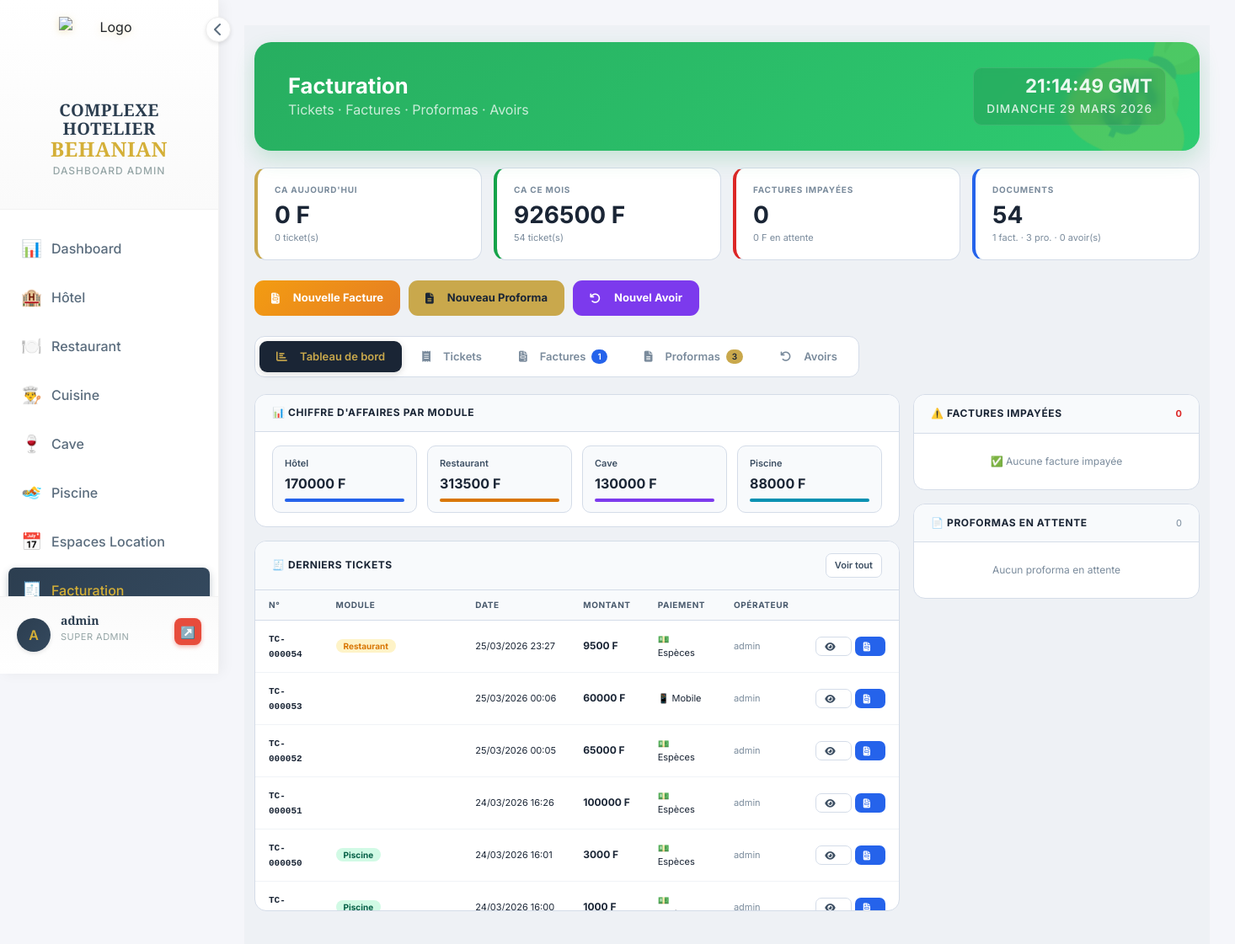
Before: /facturation/ (signed in) with the older database file.
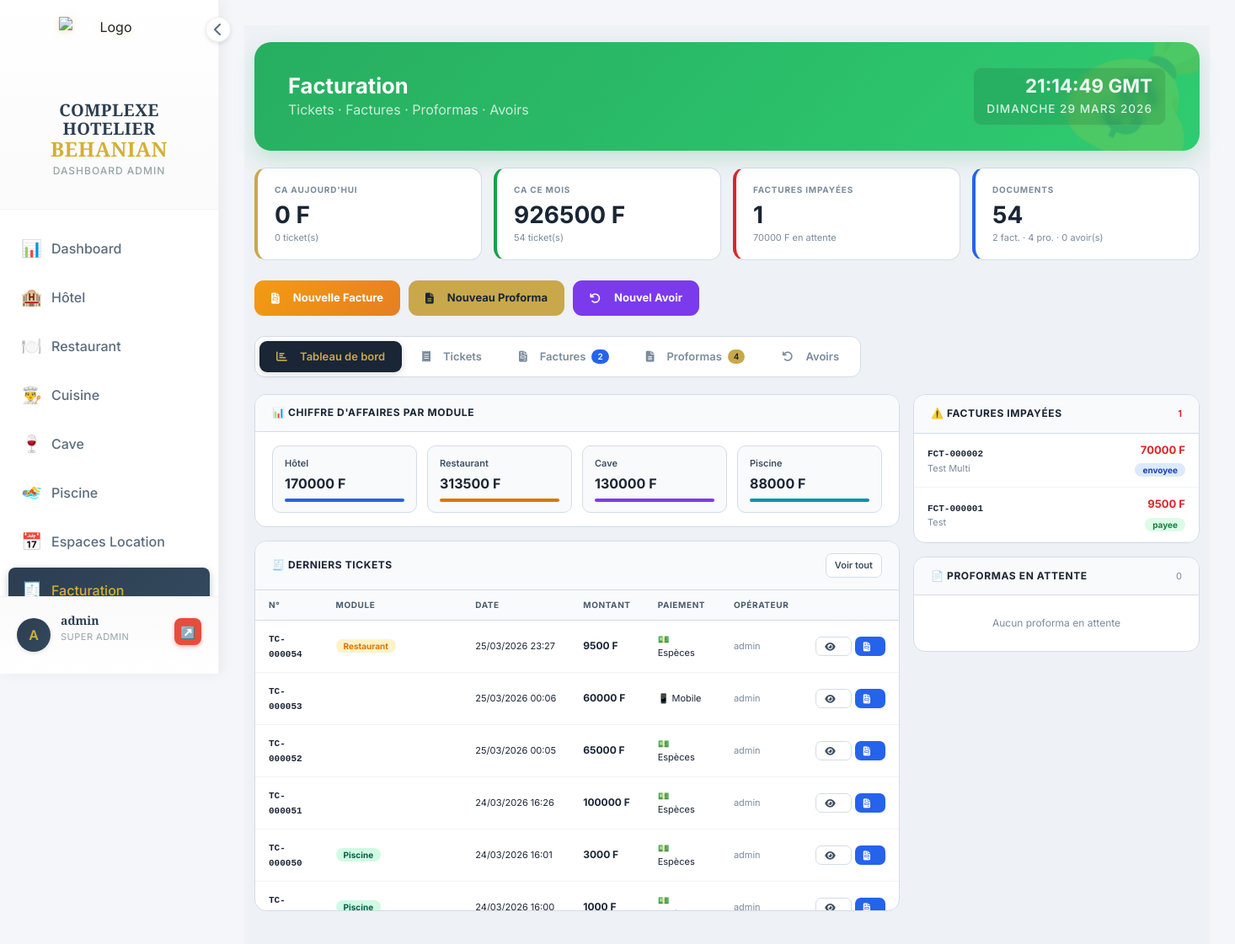
After: the same page with the newer database file.
### facturation/models.py (models this page shows, shortened)
class Ticket(models.Model):
    MODULE_CHOICES = [
        ('hotel', 'Hôtel'),
        ('restaurant', 'Restaurant'),
        ('caisse', 'Caisse'),
        ('piscine', 'Piscine'),
        ('cave', 'Cave'),
        ('espace', 'Espaces Événementiels'),
        ('autre', 'Autre'),
    ]
    numero = models.CharField(max_length=50, unique=True)
    module = models.CharField(max_length=20, choices=MODULE_CHOICES)
    date_creation = models.DateTimeField(default=timezone.now)
    montant_total = models.DecimalField(max_digits=10, decimal_places=2)
    client = models.ForeignKey(Client, on_delete=models.SET_NULL, null=True, blank=True)
    PAIEMENT_CHOICES = [
        ('especes', 'Espèces'),
        ('mobile_money', 'Mobile Money'),
        ('orange_money', 'Orange Money'),
        ('wave', 'Wave'),
        ('moov_money', 'Moov Money'),
        ('mtn_money', 'MTN Mobile Money'),
        ('carte_bancaire', 'Carte Bancaire'),
        ('carte', 'Carte Bancaire'), # Alias pour compatibilité
        ('cheque', 'Chèque'),
        ('virement', 'Virement'),
        ('cave', 'Cave'),
        ('autre', 'Autre'),
    ]
    mode_paiement = models.CharField(max_length=50, choices=PAIEMENT_CHOICES, default='especes')
    montant_paye = models.DecimalField(max_digits=10, decimal_places=2, default=0)
    cree_par = models.ForeignKey(User, on_delete=models.SET_NULL, null=True, blank=True)
    contenu = models.TextField(help_text="Contenu détaillé du ticket")
    imprime = models.BooleanField(default=False)
    date_impression = models.DateTimeField(blank=True, null=True)
    est_duplicata = models.BooleanField(default=False, help_text="Indique si c'est une réimpression")
    objet_id = models.IntegerField(blank=True, null=True, help_text="ID de l'objet dans le module d'origine")
    class Meta:
        ordering = ['-date_creation']

class Facture(models.Model):
    STATUT_CHOICES = [
        ('draft', 'Brouillon'),
        ('sent', 'Envoyée'),
        ('paid', 'Payée'),
        ('cancelled', 'Annulée'),
    ]
    numero = models.CharField(max_length=20, unique=True)
    client = models.ForeignKey(Client, on_delete=models.CASCADE)
    date_creation = models.DateTimeField(default=timezone.now)
    date_facturation = models.DateField(default=timezone.now)
    date_echeance = models.DateField(blank=True, null=True)
    statut = models.CharField(max_length=20, choices=STATUT_CHOICES, default='draft')
    sous_total = models.DecimalField(max_digits=10, decimal_places=2, default=Decimal('0.00'))
    remise = models.DecimalField(max_digits=10, decimal_places=2, default=Decimal('0.00'))
    taux_tva = models.DecimalField(max_digits=5, decimal_places=2, default=Decimal('20.00'))
    montant_tva = models.DecimalField(max_digits=10, decimal_places=2, default=Decimal('0.00'))
    total = models.DecimalField(max_digits=10, decimal_places=2, default=Decimal('0.00'))
    montant_paye = models.DecimalField(max_digits=10, decimal_places=2, default=Decimal('0.00'))
    date_paiement = models.DateTimeField(blank=True, null=True)
    cree_par = models.ForeignKey(User, on_delete=models.SET_NULL, null=True)
    notes = models.TextField(blank=True)
    class Meta:
        ordering = ['-date_creation']

class Client(models.Model):
    nom = models.CharField(max_length=100)
    prenom = models.CharField(max_length=100, blank=True)
    email = models.EmailField(blank=True)
    telephone = models.CharField(max_length=20, blank=True)
    adresse = models.TextField(blank=True)
    nif = models.CharField(max_length=50, blank=True, verbose_name="NIF")
    stat = models.CharField(max_length=50, blank=True, verbose_name="STAT")
    class Meta:
        ordering = ['nom', 'prenom']

### facturation/views.py (the view)
# urls.py: path('', views.boite_nuit_index, name='index'),
@require_module_access('facturation')
def index(request):
    from django.utils import timezone
    from django.db.models import Sum, Count, Q
    today = timezone.now().date()
    tickets_jour = Ticket.objects.filter(date_creation__date=today)
    ca_jour = tickets_jour.aggregate(s=Sum('montant_total'))['s'] or 0
    tickets_mois = Ticket.objects.filter(
        date_creation__month=today.month, date_creation__year=today.year
    )
    ca_mois = tickets_mois.aggregate(s=Sum('montant_total'))['s'] or 0
    factures_impayees = Facture.objects.filter(statut__in=['envoyee','en_attente'])
    montant_impaye = factures_impayees.aggregate(s=Sum('total'))['s'] or 0
    tickets_recents = Ticket.objects.select_related('client','cree_par').order_by('-date_creation')[:50]
    ca_par_module = {}
    for m, l in [('hotel','Hôtel'),('restaurant','Restaurant'),('cave','Cave'),('piscine','Piscine'),('caisse','Caisse'),('autre','Autre')]:
        ca = Ticket.objects.filter(module=m).aggregate(s=Sum('montant_total'))['s'] or 0
        if ca > 0:
            ca_par_module[l] = int(ca)
    recent_factures = Facture.objects.select_related('client').order_by('-date_creation')[:8]
    recent_proformas = Proforma.objects.select_related('client').order_by('-date_creation')[:8]
    recent_avoirs = Avoir.objects.select_related('client').order_by('-date_creation')[:8]
    services = Service.objects.all()
    services_json = json.dumps([{'id': s.id, 'nom': s.nom} for s in services])
    clients = Client.objects.all().order_by('nom')
    context = {
        'ca_jour': int(ca_jour),
        'ca_mois': int(ca_mois),
        'nb_tickets_jour': tickets_jour.count(),
        'nb_tickets_mois': tickets_mois.count(),
        'nb_factures_impayees': factures_impayees.count(),
        'montant_impaye': int(montant_impaye),
        'nb_proformas': Proforma.objects.filter(statut='en_attente').count(),
        'nb_avoirs': Avoir.objects.filter(statut='en_attente').count(),
        'tickets_recents': tickets_recents,
        'ca_par_module': ca_par_module,
        'recent_factures': recent_factures,
        'recent_proformas': recent_proformas,
        'recent_avoirs': recent_avoirs,
        'total_tickets': Ticket.objects.count(),
        'total_factures': Facture.objects.count(),
        'total_proformas': Proforma.objects.count(),
        'total_avoirs': Avoir.objects.count(),
        'services': services,
        'services_json': services_json,
        'clients': clients,
    }
    return render(request, 'facturation/index.html', context)

### utils/permissions.py (called while the page is built, shortened)
def get_user_groups(user):
    return list(user.groups.values_list('name', flat=True))

def user_has_access(user, module):
    if not user.is_authenticated:
        return False
    if user.is_superuser:
        return True

def require_module_access(module):
    def decorator(view_func):
        @wraps(view_func)
        @login_required
        def wrapper(request, *args, **kwargs):
            if not user_has_access(request.user, module):
                messages.error(request,
                    "Accès refusé — vous n'avez pas les droits pour accéder à ce module.")
                return redirect('dashboard:index')
            return view_func(request, *args, **kwargs)
        return wrapper
    return decorator

def get_accessible_modules(user):
    if user.is_superuser:
        return ['dashboard', 'hotel', 'restaurant', 'bar', 'cuisine',
                'piscine', 'boite_nuit', 'espaces', 'caisse', 'facturation',
                'parametres', 'users']

### templates/facturation/index.html (shortened to what the changed rows need)
{% extends 'dashboard/base_dashboard.html' %}
{% load static %}
{% block content %}
<div class="fac-body"><div class="container-fluid">
  <div class="header-glam caisse-watermark">
    <div class="header-content">
      <h2 style="font-size:1.6rem;font-weight:700;margin:0">Facturation</h2>
    </div>
  </div>
  <div class="kpi-grid">
    <div class="kpi k-rouge">
      <div class="klbl">Factures impayées</div>
      <div class="kval">{{ nb_factures_impayees }}</div>
      <div class="ksub">{{ montant_impaye|floatformat:0 }} F en attente</div>
    </div>
    <div class="kpi k-bleu">
      <div class="klbl">Documents</div>
      <div class="kval">{{ total_tickets }}</div>
      <div class="ksub">{{ total_factures }} fact. · {{ total_proformas }} pro. · {{ total_avoirs }} avoir(s)</div>
    </div>
  </div>
  <div class="tabs">
    <button class="tab" id="tab-factures" onclick="setTab('factures',this)">
      <i class="fas fa-file-invoice"></i> Factures
      {% if total_factures > 0 %}<span style="background:#2563eb;color:white;border-radius:10px;padding:1px 7px;font-size:10px">{{ total_factures }}</span>{% endif %}
    </button>
    <button class="tab" id="tab-proformas" onclick="setTab('proformas',this)">
      <i class="fas fa-file-alt"></i> Proformas
      {% if total_proformas > 0 %}<span style="background:#c9a84c;color:#1a2535;border-radius:10px;padding:1px 7px;font-size:10px">{{ total_proformas }}</span>{% endif %}
    </button>
  </div>
  <div class="tab-content active" id="content-dashboard">
    <div style="display:grid;grid-template-columns:1fr 340px;gap:16px">
      <div>
        <div class="panel">
          {% if ca_par_module %}
          <div class="module-bar">
            {% for module, ca in ca_par_module.items %}
            {% with total_ca=ca_mois|default:1 %}
            <div class="module-item">
              <div class="module-nom">{{ module }}</div>
              <div class="module-ca">{{ ca|floatformat:0 }} F</div>
              <div class="module-bar-fill" style="background:{% if module == 'Hôtel' %}#2563eb{% elif module == 'Restaurant' %}#d97706{% elif module == 'Cave' %}#7c3aed{% elif module == 'Piscine' %}#0891b2{% else %}#16a34a{% endif %};width:100%"></div>
            </div>
            {% endwith %}
            {% endfor %}
          </div>
          {% else %}
          <div style="padding:30px;text-align:center;color:var(--muted);font-size:13px">Aucune donnée</div>
          {% endif %}
        </div>
        <div class="panel">
          <div style="overflow-x:auto;overflow-y:auto;max-height:380px">
            <table class="tbl">
              <thead><tr><th style="position:sticky;top:0;z-index:1;background:#f8fafc">N°</th><th style="position:sticky;top:0;z-index:1;background:#f8fafc">Module</th><th style="position:sticky;top:0;z-index:1;background:#f8fafc">Date</th><th style="position:sticky;top:0;z-index:1;background:#f8fafc">Montant</th><th style="position:sticky;top:0;z-index:1;background:#f8fafc">Paiement</th><th style="position:sticky;top:0;z-index:1;background:#f8fafc">Opérateur</th><th style="position:sticky;top:0;z-index:1;background:#f8fafc"></th></tr></thead>
              <tbody>
              {% for t in tickets_recents %}
              <tr>
                <td><span class="doc-num">{{ t.numero }}</span></td>
                <td><span class="badge b-{{ t.module }}">{{ t.get_module_display }}</span></td>
                <td style="font-size:11px;white-space:nowrap">{{ t.date_creation|date:"d/m/Y H:i" }}</td>
                <td><strong>{{ t.montant_total|floatformat:0 }} F</strong></td>
                <td style="font-size:11px">
                  {% if t.mode_paiement == 'especes' %}💵 Espèces
                  {% elif t.mode_paiement == 'mobile_money' %}📱 Mobile
                  {% elif t.mode_paiement == 'carte_bancaire' %}💳 Carte
                  {% elif t.mode_paiement == 'orange_money' %}🟠 Orange
                  {% elif t.mode_paiement == 'wave' %}🔵 Wave
                  {% else %}{{ t.get_mode_paiement_display }}{% endif %}
                </td>
                <td style="font-size:11px;color:var(--muted)">{{ t.cree_par.get_full_name|default:t.cree_par.username|default:"—" }}</td>
                <td>
                  <div style="display:flex;gap:4px">
                    <a href="{% url 'facturation:ticket_detail' t.pk %}" class="btn-p outline" title="Détail"><i class="fas fa-eye"></i></a>
                    <button class="btn-p primary" title="Convertir en facture" onclick="convertirEnFacture({{ t.pk }},'{{ t.numero }}',{{ t.montant_total|stringformat:'g' }})"><i class="fas fa-file-invoice"></i></button>
                  </div>
                </td>
              </tr>
              {% empty %}
              <tr><td colspan="7" style="text-align:center;padding:24px;color:var(--muted)">Aucun ticket</td></tr>
              {% endfor %}
              </tbody>
            </table>
          </div>
        </div>
      </div>
      <div>
        <div class="panel">
          <div class="ph"><h3>⚠️ Factures impayées</h3><span style="font-size:11px;color:#dc2626;font-weight:700">{{ nb_factures_impayees }}</span></div>
          {% if nb_factures_impayees == 0 %}
          <div style="padding:24px;text-align:center;color:var(--muted);font-size:12px">✅ Aucune facture impayée</div>
          {% else %}
          {% for f in recent_factures %}
          <div style="padding:10px 16px;border-bottom:1px solid #f0f3f7;display:flex;justify-content:space-between;align-items:center">
            <div>
              <div style="font-size:12px;font-weight:700"><span class="doc-num">{{ f.numero }}</span></div>
              <div style="font-size:11px;color:var(--muted)">{{ f.client.nom|default:"Client anonyme" }}</div>
            </div>
            <div style="text-align:right">
              <div style="font-size:13px;font-weight:700;color:#dc2626">{{ f.total|floatformat:0 }} F</div>
              <span class="badge b-{{ f.statut }}">{{ f.get_statut_display }}</span>
            </div>
          </div>
          {% endfor %}
          {% endif %}
        </div>
      </div>
    </div>
  </div>
</div></div>
{% endblock %}

Changed rows visible on the page:
added Facture: numero "FCT-000002", client.nom "Test Multi", total "70000", statut "envoyee"
added Facture: numero "FCT-000001", client.nom "Test", total "9500", statut "payee"
Other visible differences:
{{ nb_factures_impayees }}: "0" → "1"
{{ montant_impaye|floatformat:0 }}: "0" → "70000"
{{ total_factures }}: "1" → "2"
{{ total_proformas }}: "3" → "4"
text no longer shown: "✅ Aucune facture impayée"
